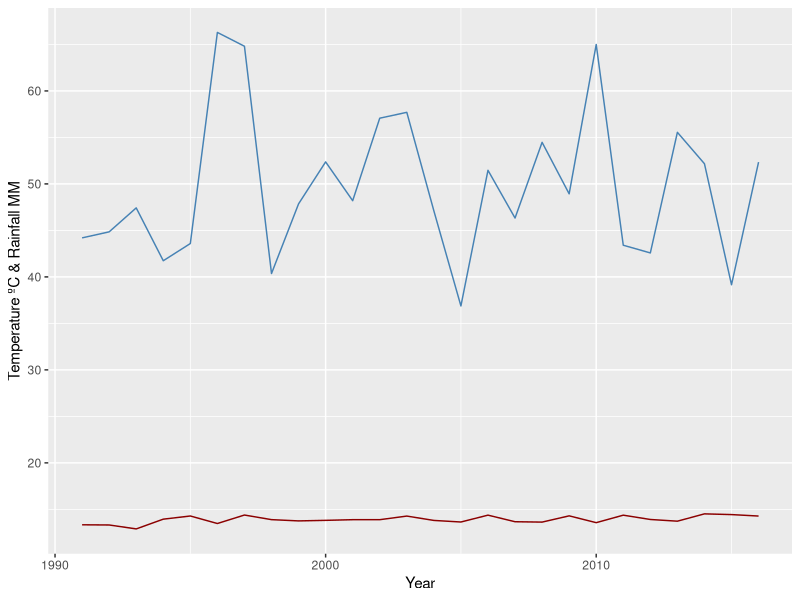

Here is the R script that generated this plot:
library(dplyr);
library(ggplot2);
precip <- read.csv("./Datasets/spain_temp/pr_1991_2016_ESP.csv", header = TRUE, sep = ',');
precip <- precip[,!names(precip) %in% c("Statistics","ISO3")] 
precip <- precip %>% group_by(Year,Country) %>% summarise_all(mean)
temp <- read.csv("./Datasets/spain_temp/tas_1991_2016_ESP.csv", header = TRUE, sep = ',');
temp <- temp[,!names(temp) %in% c("Statistics","ISO3")];
temp <- temp %>% group_by(Year,Country) %>% summarise_all(mean);
weather <- weather <- left_join(precip,temp);
ggplot(weather, aes(x=weather$Year)) + geom_line(aes(y = weather$Temperature....Celsius.), color = "darkred") + geom_line(aes(y = weather$Rainfall....MM.), color="steelblue") + xlab("Year") + ylab("Temperature ºC & Rainfall MM");
